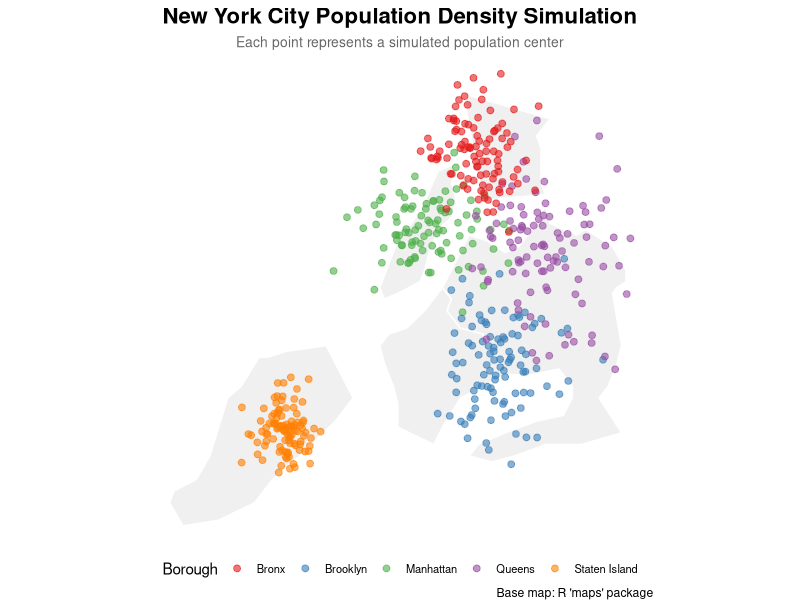

Generate this figure with R:
## ---- chunk 1
#| echo: false
#| warning: false
#| message: false

library(maps)
library(ggplot2)

# Get NYC base map data
nyc_map <- map_data("county", region = "new york") |>
  subset(subregion %in% c("new york", "bronx", "queens", "kings", "richmond"))

# Create synthetic point data (population centers)
set.seed(123)
point_data <- data.frame(
  long = c(rnorm(100, mean = -73.97, sd = 0.05),  # Manhattan
  rnorm(100, mean = -73.87, sd = 0.04),  # Brooklyn
  rnorm(100, mean = -73.82, sd = 0.05),  # Queens
  rnorm(100, mean = -73.90, sd = 0.03),  # Bronx
  rnorm(100, mean = -74.15, sd = 0.02)), # Staten Island
  lat = c(rnorm(100, mean = 40.78, sd = 0.03),
          rnorm(100, mean = 40.65, sd = 0.04),
          rnorm(100, mean = 40.75, sd = 0.05),
          rnorm(100, mean = 40.85, sd = 0.03),
          rnorm(100, mean = 40.58, sd = 0.02)),
  borough = rep(c("Manhattan", "Brooklyn", "Queens", "Bronx", "Staten Island"), each = 100)
)

# Create enhanced visualization
ggplot() +
  # Base map
  geom_polygon(
    data = nyc_map,
    aes(x = long, y = lat, group = group),
    fill = "#f0f0f0",
    color = "white",
    linewidth = 0.5
  ) +
  # Population centers as points
  geom_point(
    data = point_data,
    aes(x = long, y = lat, color = borough),
    size = 2,
    alpha = 0.6
  ) +
  # Styling
  scale_color_manual(values = c("#E41A1C", "#377EB8", "#4DAF4A", "#984EA3", "#FF7F00")) +
  coord_fixed(1.3) +
  labs(
    title = "New York City Population Density Simulation",
    subtitle = "Each point represents a simulated population center",
    caption = "Base map: R 'maps' package",
    color = "Borough"
  ) +
  theme_void() +
  theme(
    plot.title = element_text(hjust = 0.5, face = "bold", size = 16),
    plot.subtitle = element_text(hjust = 0.5, color = "gray40", size = 10),
    legend.position = "bottom",
    plot.background = element_rect(fill = "white", color = NA),
    legend.text = element_text(size = 8)
  )
